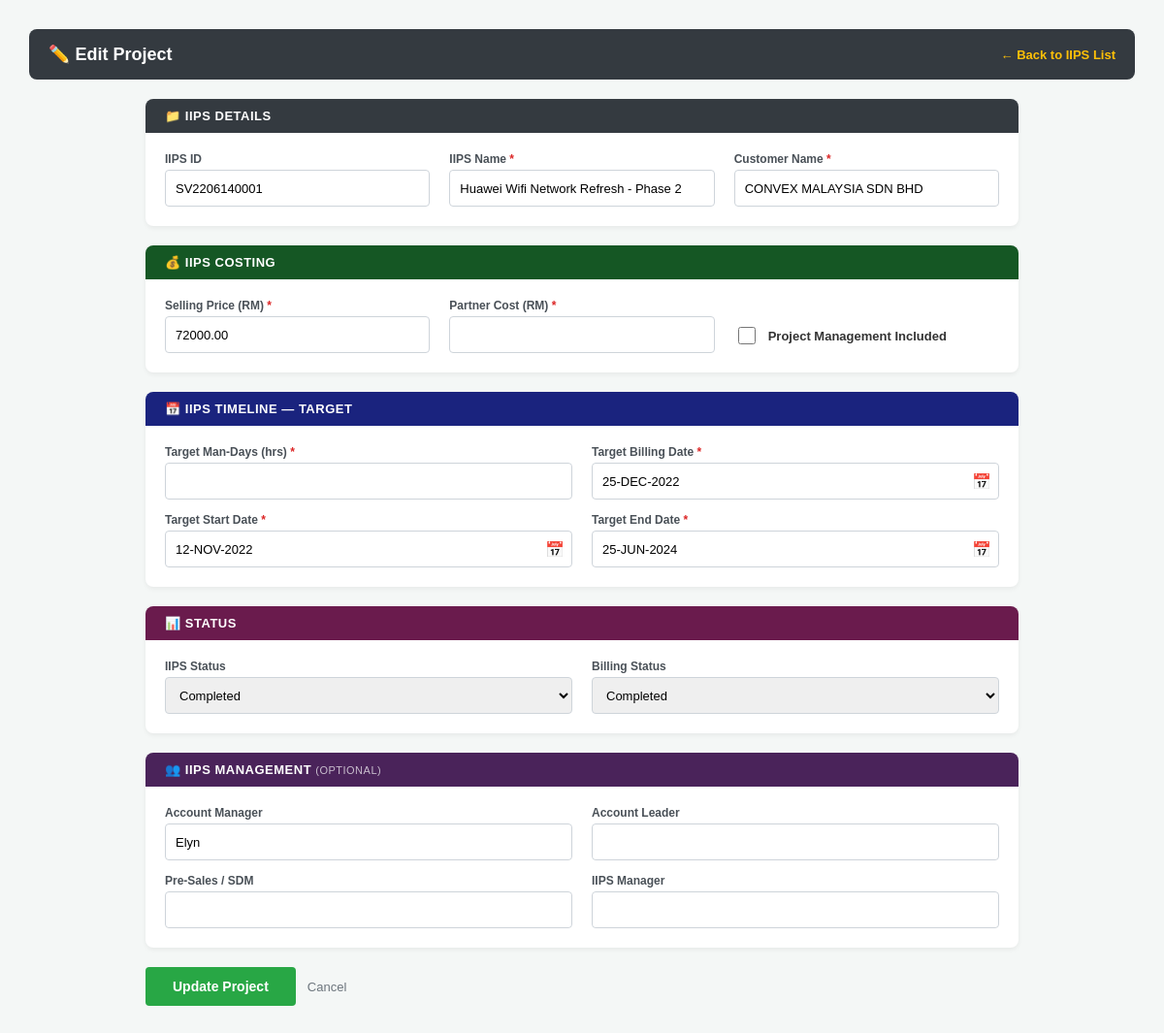
/create_iips.php?edit=SV2206140001 (signed in), run on the app's committed database.
### tables this page shows
CREATE TABLE iips_tracking (
    id INT AUTO_INCREMENT PRIMARY KEY,
    project_id          VARCHAR(50) NOT NULL,
    selling_price       DECIMAL(12,2) NULL DEFAULT NULL,
    partner_cost        DECIMAL(12,2) NULL DEFAULT NULL,
    gross_profit        DECIMAL(12,2) NULL DEFAULT NULL,
    has_project_mgmt    TINYINT(1) NOT NULL DEFAULT 0,
    target_mandays      DECIMAL(8,2) NULL DEFAULT NULL,
    target_start_date   DATE NULL DEFAULT NULL,
    target_end_date     DATE NULL DEFAULT NULL,
    target_billing_date DATE NULL DEFAULT NULL,
    actual_start_date   DATE NULL DEFAULT NULL,
    actual_end_date     DATE NULL DEFAULT NULL,
    iips_status         ENUM('Not Quoted','Quoted','Not Started','In Progress','Completed','Cancelled') NOT NULL DEFAULT 'Not Quoted',
    billing_status      ENUM('Not Forecasted','Forecasted','Pending','Completed') NOT NULL DEFAULT 'Not Forecasted',
    account_manager     VARCHAR(150) NULL DEFAULT NULL,
    account_leader      VARCHAR(150) NULL DEFAULT NULL,
    presales_sdm        VARCHAR(150) NULL DEFAULT NULL,
    project_manager     VARCHAR(150) NULL DEFAULT NULL,
    partner             VARCHAR(150) NULL DEFAULT NULL,
    created_at          TIMESTAMP DEFAULT CURRENT_TIMESTAMP,
    updated_at          TIMESTAMP DEFAULT CURRENT_TIMESTAMP ON UPDATE CURRENT_TIMESTAMP,
    FOREIGN KEY (project_id) REFERENCES projects(project_id) ON DELETE CASCADE
);

### create_iips.php (the view, shortened to what this page needs)
<?php
require_once 'config.php';
function fmtDateDisplay($d) {
    $dt = DateTime::createFromFormat('Y-m-d', $d);
    return $dt ? $dt->format('d-M-Y') : '';
}
$edit_mode = false;
$edit_data = null;
$iips_data = null;
if (isset($_GET['edit'])) {
    $edit_mode = true;
    $pid = trim($_GET['edit']);
    $stmt = $conn->prepare("SELECT * FROM projects WHERE project_id=?");
    $stmt->bind_param("s", $pid); $stmt->execute();
    $edit_data = $stmt->get_result()->fetch_assoc(); $stmt->close();
    $stmt2 = $conn->prepare("SELECT * FROM iips_tracking WHERE project_id=?");
    $stmt2->bind_param("s", $pid); $stmt2->execute();
    $iips_data = $stmt2->get_result()->fetch_assoc(); $stmt2->close();
}
$errors = [];
$v = [
    'project_id'          => $_POST['project_id']          ?? ($edit_data['project_id']    ?? ''),
    'project_name'        => $_POST['project_name']        ?? ($edit_data['project_name']  ?? ''),
    'customer_name'       => $_POST['customer_name']       ?? ($edit_data['customer_name'] ?? ''),
    'selling_price'       => $_POST['selling_price']       ?? ($iips_data['selling_price']  ?? ''),
    'partner_cost'        => $_POST['partner_cost']        ?? ($iips_data['partner_cost']   ?? ''),
    'has_project_mgmt'    => isset($_POST['has_project_mgmt']) ? 1 : ($iips_data['has_project_mgmt'] ?? 0),
    'target_mandays'      => $_POST['target_mandays']      ?? ($iips_data['target_mandays']      ?? ''),
    'target_start_date'   => $_POST['target_start_date']   ?? ($iips_data['target_start_date']   ?? ''),
    'target_end_date'     => $_POST['target_end_date']     ?? ($iips_data['target_end_date']     ?? ''),
    'target_billing_date' => $_POST['target_billing_date'] ?? ($iips_data['target_billing_date'] ?? ''),
    'iips_status'         => $_POST['iips_status']         ?? ($edit_mode ? ($iips_data['iips_status']    ?? '') : ''),
    'billing_status'      => $_POST['billing_status']      ?? ($edit_mode ? ($iips_data['billing_status'] ?? '') : ''),
    'account_manager'     => $_POST['account_manager']     ?? ($iips_data['account_manager'] ?? ''),
    'account_leader'      => $_POST['account_leader']      ?? ($iips_data['account_leader']  ?? ''),
    'presales_sdm'        => $_POST['presales_sdm']        ?? ($iips_data['presales_sdm']    ?? ''),
    'project_manager'     => $_POST['project_manager']     ?? ($iips_data['project_manager'] ?? ''),
];
?>
<!DOCTYPE html>
<html lang="en">
<head>
</head>
<body>
<div class="topbar">
    <h2><?= $edit_mode ? '✏️ Edit Project' : '+ Create New IIPS' ?></h2>
    <a href="admin_iips.php">← Back to IIPS List</a>
</div>
<div class="page">
    <form method="POST">
        <div class="section">
            <div class="section-hdr">📁 IIPS Details</div>
            <div class="section-body three-col">
                <div class="form-group">
                    <label>IIPS ID</label>
                    <input type="text" name="project_id" value="<?= htmlspecialchars($v['project_id']) ?>" placeholder="e.g. SO-0000123">
                </div>
                <div class="form-group">
                    <label>IIPS Name <span class="req">*</span></label>
                    <input type="text" name="project_name" value="<?= htmlspecialchars($v['project_name']) ?>" class="<?= in_array('Project Name is required.',$errors)?'err':'' ?>">
                </div>
                <div class="form-group">
                    <label>Customer Name <span class="req">*</span></label>
                    <input type="text" name="customer_name" value="<?= htmlspecialchars($v['customer_name']) ?>" class="<?= in_array('Customer Name is required.',$errors)?'err':'' ?>">
                </div>
            </div>
        </div>
        <div class="section">
            <div class="section-hdr green">💰 IIPS Costing</div>
            <div class="section-body three-col">
                <div class="form-group">
                    <label>Selling Price (RM) <span class="req">*</span></label>
                    <input type="number" name="selling_price" id="sp" step="0.01" min="0" value="<?= htmlspecialchars($v['selling_price']) ?>" oninput="calcGP()" class="<?= in_array('Selling Price is required.',$errors)?'err':'' ?>">
                </div>
                <div class="form-group">
                    <label>Partner Cost (RM) <span class="req">*</span></label>
                    <input type="number" name="partner_cost" id="pc" step="0.01" min="0" value="<?= htmlspecialchars($v['partner_cost']) ?>" oninput="calcGP()" class="<?= in_array('Partner Cost is required.',$errors)?'err':'' ?>">
                </div>
                <div class="check-group" style="align-self:center; padding-top:20px;">
                    <input type="checkbox" name="has_project_mgmt" id="has_pm" <?= $v['has_project_mgmt'] ? 'checked' : '' ?> onchange="togglePMRequired()">
                    <label for="has_pm">Project Management Included</label>
                </div>
            </div>
        </div>
        <div class="section">
            <div class="section-hdr blue">📅 IIPS Timeline — Target</div>
            <div class="section-body">
                <div class="form-group">
                    <label>Target Man-Days (hrs) <span class="req">*</span></label>
                    <input type="number" name="target_mandays" step="0.5" min="0" value="<?= htmlspecialchars($v['target_mandays']) ?>" class="<?= in_array('Target Man-Days is required.',$errors)?'err':'' ?>">
                </div>
                <div class="form-group">
                    <label>Target Billing Date <span class="req">*</span></label>
                    <div style="position:relative; height:38px; width:100%; display:flex;">
                        <input type="text" id="tbd_display" placeholder="DD-MM-YYYY" oninput="liveDate(this)" style="flex:1;height:100%;padding:8px 36px 8px 10px;border:1px solid #ced4da;border-radius:4px;font-size:13px;text-transform:uppercase;" autocomplete="off" value="<?= htmlspecialchars(fmtDateDisplay($v['target_billing_date'])) ?>" class="<?= in_array('Target Billing Date is required.',$errors)?'err':'' ?>">
                        <div style="position:absolute;right:0;top:0;width:36px;height:100%;display:flex;align-items:center;justify-content:center;cursor:pointer;z-index:5;" onclick="document.getElementById('tbd_val').showPicker()">📅</div>
                    </div>
                </div>
                <div class="form-group">
                    <label>Target Start Date <span class="req">*</span></label>
                    <div style="position:relative; height:38px; width:100%; display:flex;">
                        <input type="text" id="tsd_display" placeholder="DD-MM-YYYY" oninput="liveDate(this)" style="flex:1;height:100%;padding:8px 36px 8px 10px;border:1px solid #ced4da;border-radius:4px;font-size:13px;text-transform:uppercase;" autocomplete="off" value="<?= htmlspecialchars(fmtDateDisplay($v['target_start_date'])) ?>" class="<?= in_array('Target Start Date is required.',$errors)?'err':'' ?>">
                        <div style="position:absolute;right:0;top:0;width:36px;height:100%;display:flex;align-items:center;justify-content:center;cursor:pointer;z-index:5;" onclick="document.getElementById('tsd_val').showPicker()">📅</div>
                    </div>
                </div>
                <div class="form-group">
                    <label>Target End Date <span class="req">*</span></label>
                    <div style="position:relative; height:38px; width:100%; display:flex;">
                        <input type="text" id="ted_display" placeholder="DD-MM-YYYY" oninput="liveDate(this)" style="flex:1;height:100%;padding:8px 36px 8px 10px;border:1px solid #ced4da;border-radius:4px;font-size:13px;text-transform:uppercase;" autocomplete="off" value="<?= htmlspecialchars(fmtDateDisplay($v['target_end_date'])) ?>" class="<?= in_array('Target End Date is required.',$errors)?'err':'' ?>">
                        <div style="position:absolute;right:0;top:0;width:36px;height:100%;display:flex;align-items:center;justify-content:center;cursor:pointer;z-index:5;" onclick="document.getElementById('ted_val').showPicker()">📅</div>
                    </div>
                </div>
            </div>
        </div>
        <div class="section">
            <div class="section-hdr teal">📊 Status</div>
            <div class="section-body">
                <div class="form-group">
                    <label>IIPS Status</label>
                    <select name="iips_status">
                        <?php foreach (['Not Quoted','Quoted','Not Started','In Progress','Completed','Cancelled'] as $o): ?>
                        <option value="<?= $o ?>" <?= $v['iips_status']===$o && $edit_mode ?'selected':'' ?>><?= $o ?></option>
                        <?php endforeach; ?>
                    </select>
                </div>
                <div class="form-group">
                    <label>Billing Status</label>
                    <select name="billing_status">
                        <?php foreach (['Not Forecasted','Forecasted','Pending','Completed'] as $o): ?>
                        <option value="<?= $o ?>" <?= $v['billing_status']===$o && $edit_mode ?'selected':'' ?>><?= $o ?></option>
                        <?php endforeach; ?>
                    </select>
                </div>
            </div>
        </div>
        <div class="section">
            <div class="section-hdr purple">👥 IIPS Management <span style="font-weight:400; font-size:11px; opacity:.7;">(optional)</span></div>
            <div class="section-body">
                <div class="form-group">
                    <label>Account Manager</label>
                    <input type="text" name="account_manager" value="<?= htmlspecialchars($v['account_manager']) ?>">
                </div>
                <div class="form-group">
                    <label>Account Leader</label>
                    <input type="text" name="account_leader" value="<?= htmlspecialchars($v['account_leader']) ?>">
                </div>
                <div class="form-group">
                    <label>Pre-Sales / SDM</label>
                    <input type="text" name="presales_sdm" value="<?= htmlspecialchars($v['presales_sdm']) ?>">
                </div>
                <div class="form-group">
                    <label>IIPS Manager <span class="req" id="pm-req" style="display:<?= $v['has_project_mgmt'] ? 'inline' : 'none' ?>;">*</span></label>
                    <input type="text" name="project_manager" id="proj_mgr_input" value="<?= htmlspecialchars($v['project_manager']) ?>" class="<?= in_array('Project Manager is required when Project Management is included.',$errors)?'err':'' ?>">
                </div>
            </div>
        </div>
        <div class="actions">
            <button type="submit" class="btn-save"><?= $edit_mode ? 'Update Project' : 'Save Project' ?></button>
            <a href="admin_iips.php" class="btn-cancel">Cancel</a>
        </div>
    </form>
</div>
</body>
</html>

### create_iips.php (style rules this page uses)
* { box-sizing: border-box; }
body { font-family: Arial, sans-serif; margin: 30px; background: #f4f7f6; }
.topbar { background: #343a40; padding: 15px 20px; display: flex; align-items: center; justify-content: space-between; border-radius: 8px; flex-wrap: wrap; gap: 10px; }
.topbar h2 { color: white; margin: 0; font-size: 18px; }
.topbar a { color: #ffc107; font-weight: bold; text-decoration: none; font-size: 13px; }
.page { max-width: 900px; margin: 20px auto; padding: 0 0 60px; }
.section { background: white; border-radius: 8px; box-shadow: 0 2px 5px rgba(0,0,0,0.06); margin-bottom: 20px; overflow: hidden; }
.section-hdr { background: #343a40; color: white; padding: 10px 20px; font-size: 13px; font-weight: 700; text-transform: uppercase; letter-spacing: .5px; }
.section-hdr.green { background: #155724; }
.section-hdr.blue { background: #1a237e; }
.section-hdr.purple { background: #4a235a; }
.section-hdr.teal { background: #6a1b4d; }
.section-body { padding: 20px; display: grid; grid-template-columns: 1fr 1fr; gap: 14px 20px; }
.section-body.three-col { grid-template-columns: 1fr 1fr 1fr; }
.form-group { display: flex; flex-direction: column; gap: 4px; }
.form-group label { font-size: 12px; font-weight: 700; color: #495057; }
.req { color: #dc2626; }
.form-group input, .form-group select { height: 38px; padding: 0 10px; border: 1px solid #ced4da; border-radius: 4px; font-size: 13px; width: 100%; }
.check-group { display: flex; align-items: center; gap: 10px; padding-top: 8px; }
.check-group input[type="checkbox"] { width: 18px; height: 18px; cursor: pointer; }
.check-group label { font-size: 13px; font-weight: 600; color: #333; margin: 0; cursor: pointer; }
.actions { display: flex; gap: 12px; margin-top: 4px; align-items: center; }
.btn-save { background: #28a745; color: white; border: none; padding: 0 28px; height: 40px; border-radius: 4px; font-size: 14px; font-weight: bold; cursor: pointer; }
.btn-cancel { display: inline-flex; align-items: center; color: #6c757d; text-decoration: none; font-size: 13px; height: 40px; }

### data on the page
iips_tracking: project_id "SV2206140001", selling_price "72000.00", target_billing_date "25-DEC-2022", target_start_date "12-NOV-2022", target_end_date "25-JUN-2024", iips_status "Completed", billing_status "Completed", account_manager "Elyn"
